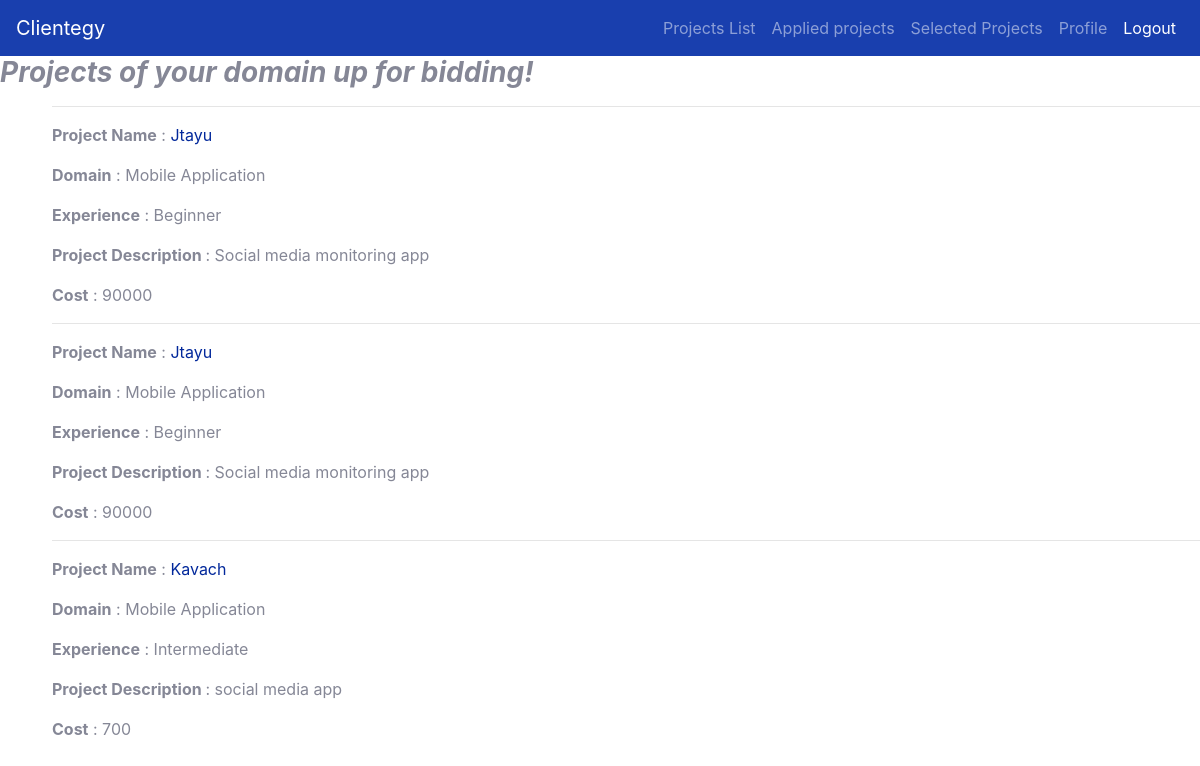
Before: /view_all_projects_dev/1/ with the older database file.
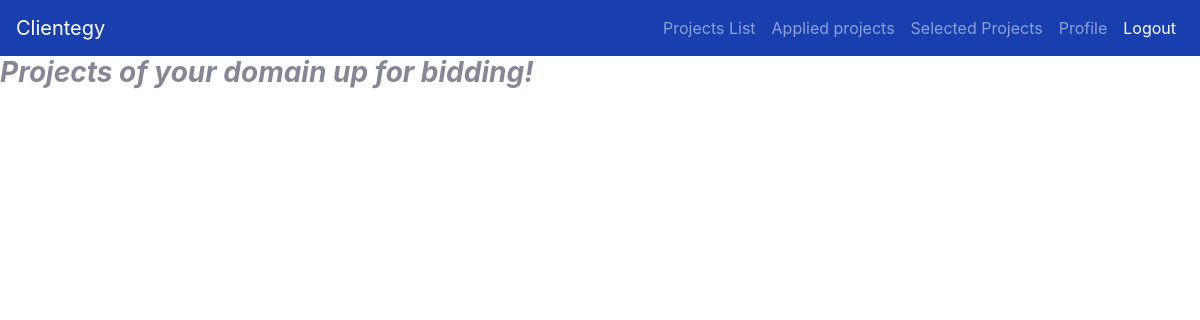
After: the same page with the newer database file.
### clientegy/models.py (models this page shows)
class Project(models.Model) :
    project_id = models.AutoField(primary_key= True)
    client_id=models.IntegerField(default=None)
    title = models.TextField()
    description = models.TextField()
    domain = models.TextField()
    lvl_exp = models.TextField()
    price_range = models.IntegerField()
    proj_selected_flag = models.BooleanField(default=False)

### clientegy/views.py (the view)
# urls.py: path('view_all_projects_dev/<int:dev_id>/',dev_posted_projects),
def dev_posted_projects(request,dev_id):
    devobj=Developer.objects.get(dev_id=dev_id)
    domain=devobj.service
    projectListObj=Project.objects.filter(domain=domain)
    return render(request,'view_all_projects.html',{'projects':projectListObj,'dev_id':dev_id})

### clientegy/templates/view_all_projects.html (shortened to what this page needs)
{% extends 'base_freelancer.html' %}
{% block body %}
<h3><i><b>Projects of your domain up for bidding!</i></b></h3>
{%for project in projects %}
<div class="edit" >
    <div>
      <div>
        <hr><p><b>Project Name</b> : <a href="/view_project_dev/{{dev_id}}&{{project.project_id}}/">{{project.title}}</a></p>
        <p><b>Domain</b> : {{project.domain}}</p>
        <p><b>Experience</b> : {{project.lvl_exp}}</p>
        <p><b>Project Description </b>: {{project.description}} </p>
        <b>Cost</b> : {{project.price_range}}</p>
      </div>
    </div>
  </div>
  {% endfor %}
  {% endblock %}

### clientegy/templates/base_freelancer.html (shortened to what this page needs)
<!DOCTYPE html>
<html>
<head>
	<link rel="stylesheet" type="text/css" href="/static/freelancer.css">
</head>
<body>
  <nav class="navbar navbar-expand-lg navbar-dark bg-primary">
    <a class="navbar-brand" href="#">Clientegy</a>
    <div class="collapse navbar-collapse" id="navbarColor01">
      <ul class="navbar-nav ml-auto">
        <li class="nav-item">
          <a class="nav-link" href="/view_all_projects_dev/{{dev_id}}/">Projects List</a>
        </li>
        <li class="nav-item">
          <a class="nav-link" href="/applied_projects/{{dev_id}}/">Applied projects</a>
        </li>
        <li class="nav-item">
          <a class="nav-link" href="#">Selected Projects</a>
        </li>
        <li class="nav-item">
          <a class="nav-link" href="/self_profile_dev/{{dev_id}}/">Profile</a>
        </li>
        <li class="nav-item active">
          <a class="nav-link" href="/">Logout
          </a></li>
      </ul>
    </div>
  </nav>
  {% block body%}
  {% endblock %}
</body>
</html>

Changed rows visible on the page:
removed Project: title "Jtayu", domain "Mobile Application", lvl_exp "Beginner", description "Social media monitoring app", price_range "90000"
removed Project: title "Jtayu", domain "Mobile Application", lvl_exp "Beginner", description "Social media monitoring app", price_range "90000"
removed Project: title "Kavach", domain "Mobile Application", lvl_exp "Intermediate", description "social media app", price_range "700"
